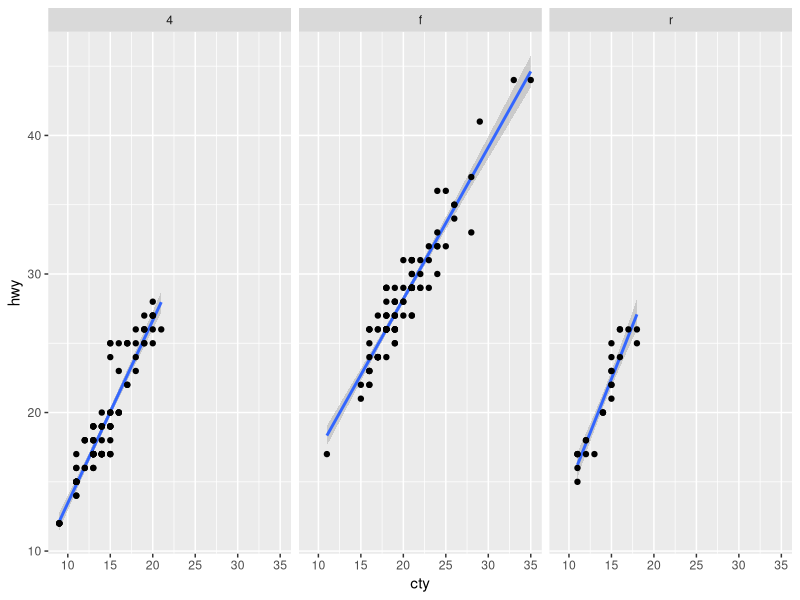
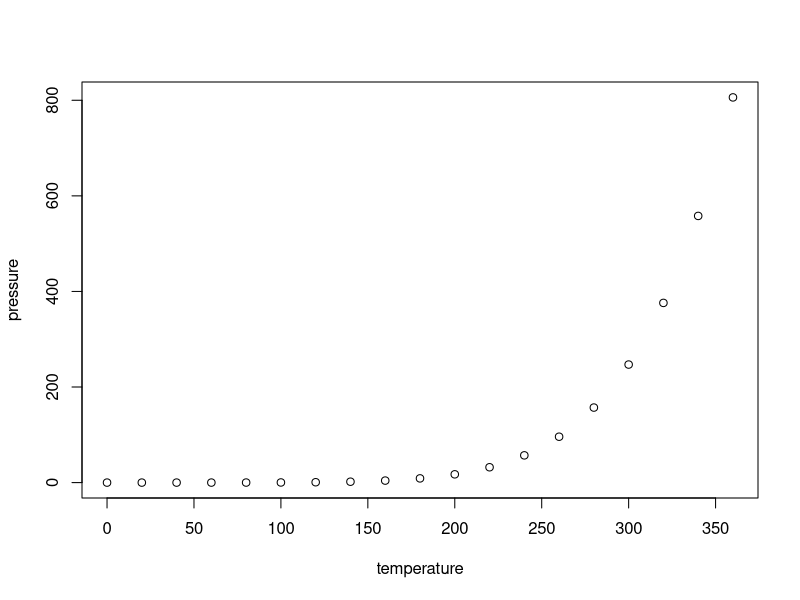
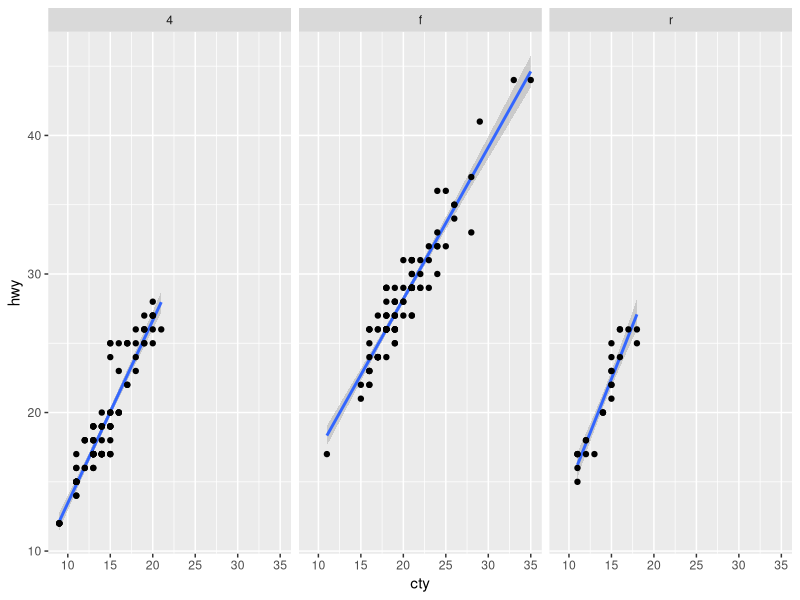

The R script that drew these images, in order:
## ---- chunk 1
library(tidyverse)

ggplot(data=mpg,mapping= aes(x=cty, y= hwy)) + geom_smooth(mapping= aes(x=cty, y=hwy), method="lm")+ facet_wrap(~drv) + geom_point()
ggsave("Fantastic4plot.pdf", width = 6, height=6*0.618)
## ---- chunk 2
summary(cars)
## ---- chunk 3
plot(pressure)
